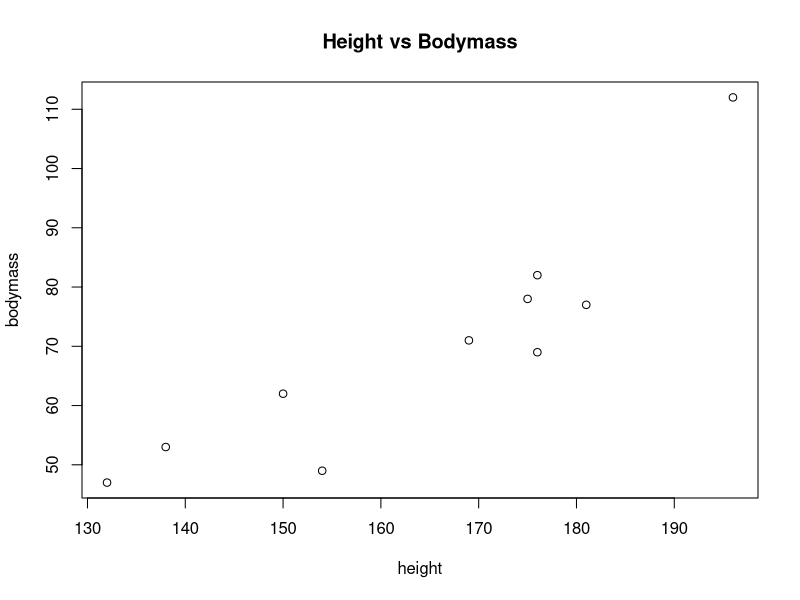
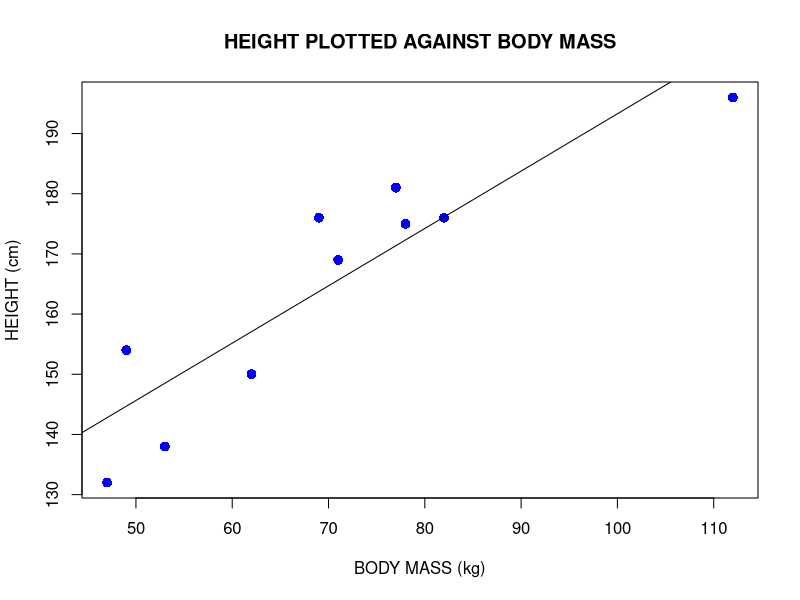
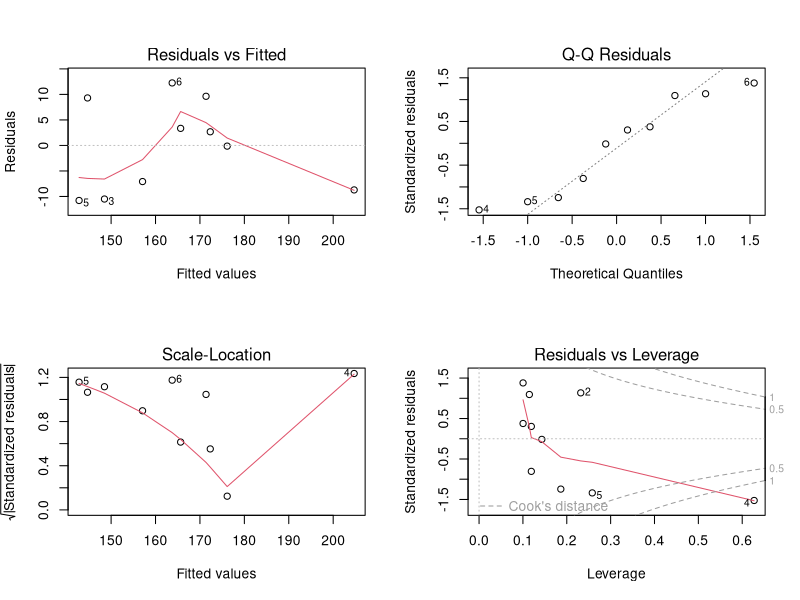

These charts were generated, in order, by the following R code:
### Source: https://www.theanalysisfactor.com/linear-models-r-plotting-regression-lines/
### Source Vizualize Results:  https://www.theanalysisfactor.com/linear-models-r-diagnosing-regression-model/
### Source Residuals vs Fitted: https://onlinecourses.science.psu.edu/stat501/node/277/
### Source Anatomy Normal Plot: https://www.theanalysisfactor.com/anatomy-of-a-normal-probability-plot/


## X and Y Variables
height <- c(176, 154, 138, 196, 132, 176, 181, 169, 150, 175)
bodymass <- c(82, 49, 53, 112, 47, 69, 77, 71, 62, 78)

## Generate Simple Scatter Plot
plot(height, bodymass)
title('Height vs Bodymass')

## Generate Regression Statistics
lm_result <- lm(height ~ bodymass)

## Generate Summary
summary(lm_result)

## Enhance Plot
plot(bodymass, height, pch = 16, cex = 1.3, col = "blue", 
     main = "HEIGHT PLOTTED AGAINST BODY MASS", 
     xlab = "BODY MASS (kg)", ylab = "HEIGHT (cm)")
# pch:  Create solid dots. 
# cex:  creates does that are 1.3 times bigger than the default. 
# xlab: X legend
# ylab: Y legend. 

## Add Regression Line
abline(lm(height ~ bodymass))

## Vizualize Results of Model

# Create a Plotting environment of two row and columns
par(mfrow = c(2,2))
plot(lm_result)

# Residuals vs fitted: The first plot (residuals vs. fitted values) is a simple scatterplot between residuals and predicted values. 
#                      It is a scatter plot of residuals on the y axis and fitted values (estimated responses) on the x axis. 
#                      The plot is used to detect non-linearity, unequal error variances, and outliers.
#                      It should look more or less random.
# Characteristics of a well-behaved residual vs. fits plot 
#                      The residuals "bounce randomly" around the 0 line. This suggests that the assumption that the relationship is linear is reasonable.
#                      The residuals roughly form a "horizontal band" around the 0 line. This suggests that the variances of the error terms are equal.
#                      No one residual "stands out" from the basic random pattern of residuals. This suggests that there are no outliers.
# Normal Q-Q:          Normal probability plot. It will give a straight line if the errors are distributed normally, but points 4, 5 and 6 deviate from the straight line
#                      A normal probability plot is extremely useful for testing normality assumptions.  It’s more precise than a 
#                      histogram, which can’t pick up subtle deviations, and doesn’t suffer from too much or too little power, 
#                      as do tests of normality.
#                      The Q-Q is plotting the quantiles—the actual values of X against the theoretical values of X under the normal distribution. 
# Scale-Location:      Like the the first, should look random.  No patterns.  Ours does not–we have a strange V-shaped pattern.
# Cook's Distance:     The last plot (Cook’s distance) tells us which points have the greatest influence on the regression (leverage points). We see that points 2, 4 and 6 have great influence on the model.





